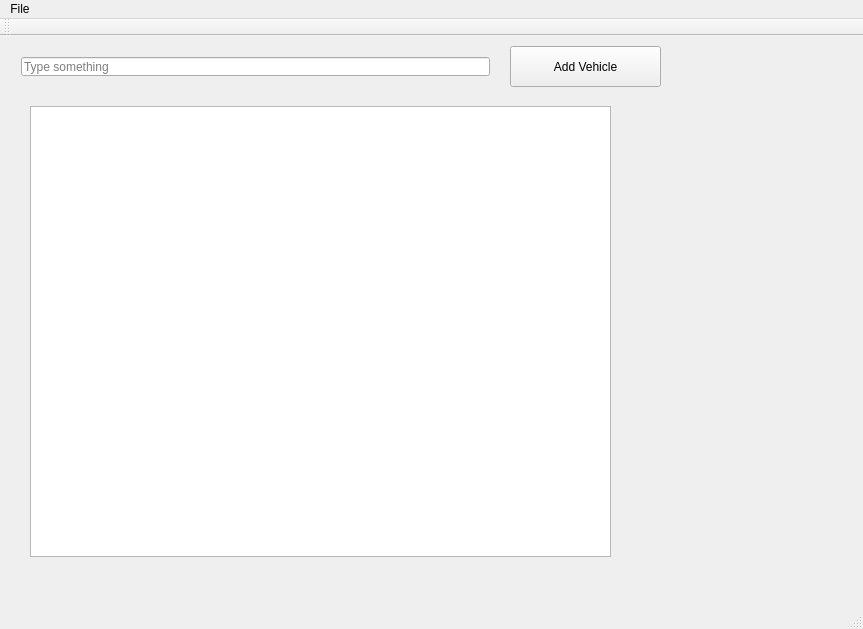
<?xml version="1.0" encoding="UTF-8"?>
<ui version="4.0">
 <class>MainWindow</class>
 <widget class="QMainWindow" name="MainWindow">
  <property name="geometry">
   <rect>
    <x>0</x>
    <y>0</y>
    <width>863</width>
    <height>629</height>
   </rect>
  </property>
  <property name="windowTitle">
   <string>MainWindow</string>
  </property>
  <widget class="QWidget" name="centralWidget">
   <widget class="QWidget" name="horizontalLayoutWidget">
    <property name="geometry">
     <rect>
      <x>10</x>
      <y>10</y>
      <width>491</width>
      <height>41</height>
     </rect>
    </property>
    <layout class="QHBoxLayout" name="horizontalLayout">
     <item>
      <widget class="QLineEdit" name="lineEdit">
       <property name="placeholderText">
        <string>Type something</string>
       </property>
      </widget>
     </item>
    </layout>
   </widget>
   <widget class="QPushButton" name="pushButton_2">
    <property name="geometry">
     <rect>
      <x>510</x>
      <y>10</y>
      <width>151</width>
      <height>41</height>
     </rect>
    </property>
    <property name="text">
     <string>Add Vehicle</string>
    </property>
   </widget>
   <widget class="QListWidget" name="listWidget">
    <property name="geometry">
     <rect>
      <x>30</x>
      <y>70</y>
      <width>581</width>
      <height>451</height>
     </rect>
    </property>
    <property name="modelColumn">
     <number>0</number>
    </property>
   </widget>
  </widget>
  <widget class="QMenuBar" name="menuBar">
   <property name="geometry">
    <rect>
     <x>0</x>
     <y>0</y>
     <width>863</width>
     <height>20</height>
    </rect>
   </property>
   <widget class="QMenu" name="menuFile">
    <property name="title">
     <string>File</string>
    </property>
    <addaction name="separator"/>
    <addaction name="actionSave_to_file"/>
    <addaction name="actionLoad_from_file"/>
   </widget>
   <addaction name="menuFile"/>
  </widget>
  <widget class="QToolBar" name="mainToolBar">
   <attribute name="toolBarArea">
    <enum>TopToolBarArea</enum>
   </attribute>
   <attribute name="toolBarBreak">
    <bool>false</bool>
   </attribute>
  </widget>
  <widget class="QStatusBar" name="statusBar"/>
  <action name="actionSave_to_file">
   <property name="text">
    <string>Save to file</string>
   </property>
  </action>
  <action name="actionLoad_from_file">
   <property name="text">
    <string>Load from file</string>
   </property>
  </action>
 </widget>
 <layoutdefault spacing="6" margin="11"/>
 <resources/>
 <connections/>
</ui>
